Frame 1 (no input): blank canvas, image omitted
Frame 60 (the mouse pressed at the canvas centre just before this capture): blank canvas, image omitted
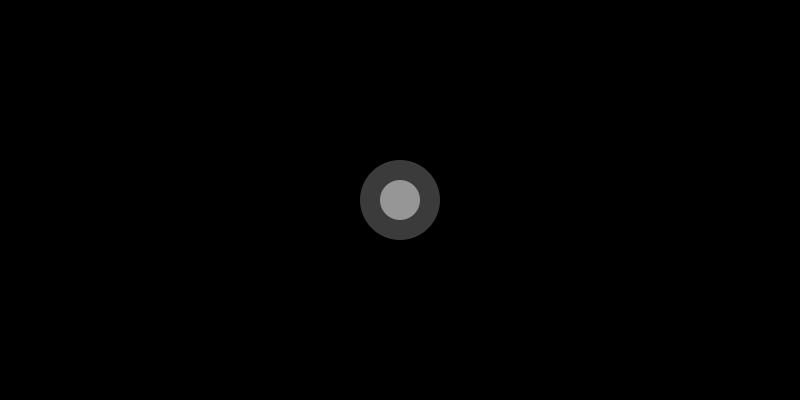
Frame 120 (the mouse held since frame 60 and released just before this capture)

The Processing sketch whose frames 1 and 60 were blank and that drew this single picture after the mouse press (run headless with seeded random() and noise(); from frame 60 on, the mouse is pressed at the canvas centre):

// Processing sketch: Space
// ── Space.pde

ArrayList Masses = new ArrayList(), Commets = new ArrayList();
int selected = -1; int mode = 0;
// 0 = mass move; 1 = mass scale; 2 = set commet;
int[] centreShift = {0, 0}; int radiusShift = 0; int selectedCommet = -1;

class Point {
  int x, y, r=10;
  
  Point(int tx, int ty) {
    x = tx;
    y = ty;
  }
}

class Mass {
  int m, r;
  Point position;
  
  Mass(int tm, int tx, int ty) {
    m = tm;
    position = new Point(tx, ty);
    r = m;
  }
  
  void draw() {
    fill(150);
    ellipse(position.x, position.y, 2*r, 2*r);
    fill(150, 100);
    ellipse(position.x, position.y, 4*r, 4*r);
  }
  
  int selected() {
    float d = sqrt((position.x-mouseX)*(position.x-mouseX) + (position.y-mouseY)*(position.y-mouseY));
    if (d<r) {
      return 0;
    } else if (d<2*r) {
      return 1;
    } else {
      return 2;
    }
  }
}

class Commet {
  float vx, vy, fx, fy;
  Point position;
  
  Commet(int tx, int ty) {
    position = new Point(tx, ty);
  }
  
  void setup(int tx, int ty) {
    float d = distance(position, tx, ty);
    fill(255, 100); noStroke();
    int[] pv = {tx-position.x, ty-position.y};
    triangle(position.x, position.y, tx+ty-position.y, ty+tx-position.x, tx-ty-position.y, ty-tx-position.x);
  }
  
  void draw() {
    fill(255);
    ellipse(position.x, position.y, 10, 10);
  } 
}

float distance(Point a, int bx, int by) {
  float e1 = a.x - bx; float e2 = a.y - by;
  return sqrt(e1*e1+e2*e2);
}

void setup() {
  background(0);
  size(800, 400);
  noStroke();
}

void draw() {
  background(0);
  
  if (mousePressed && selected != -1) {
    Mass currentObject = (Mass) Masses.get(selected);
    if (mode == 0) {
      currentObject.position.x = mouseX + centreShift[0];
      currentObject.position.y = mouseY + centreShift[1];
    } else if (mode == 1) {
      currentObject.r = int(distance(currentObject.position, mouseX, mouseY))-radiusShift;
      currentObject.m = int(distance(currentObject.position, mouseX, mouseY))-radiusShift;
    }
  } 
  
  if (mousePressed && selectedCommet != -1) {
    Commet currentCommet = (Commet) Commets.get(selectedCommet);
    currentCommet.setup(mouseX, mouseY);
  }
  
  for (int x=0; x<Commets.size(); x++) {
    Commet currentCommet = (Commet) Commets.get(x);
    currentCommet.draw();
  }
  
  for (int x=0; x<Masses.size(); x++) {
    Mass currentObject = (Mass) Masses.get(x);
    currentObject.draw();
  }
}

void mousePressed() {
  selected = -1;
  
  if (mode != 2) {
    for (int x=0; x<Masses.size(); x++) {
      Mass currentObject = (Mass) Masses.get(x);
      if (currentObject.selected() == 0) {
        selected = x; mode = 0;
        centreShift[0] = currentObject.position.x - mouseX; 
        centreShift[1] = currentObject.position.y - mouseY;
      } else if (currentObject.selected() == 1) {
        radiusShift = int(distance(currentObject.position, mouseX, mouseY) - currentObject.r);
        selected = x; mode = 1;
      }
    }
  
    if (selected == -1) {
      Masses.add(new Mass(20, mouseX, mouseY));
    }
  } else {
    selectedCommet = Commets.size()-1;
    Commets.add(new Commet(mouseX, mouseY));
  }
}

void keyPressed() {
  if (key == ' ') {
    Masses = new ArrayList();
  } if (key == 'm') {
    mode = 0;
  } if (key == 'c') {
    mode = 2;
  }
}
